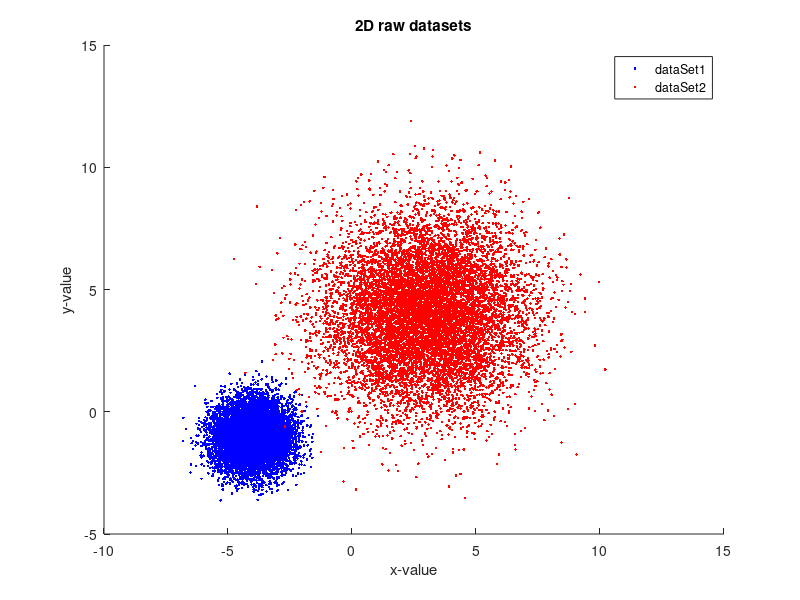

Here is the MATLAB script that generated this plot:
%select number of samples for each set
samples1 = 10000;
samples2 = 10000;

%define the mean for each set
meanSet1 = [-4 -1]';
meanSet2 = [3 4]';

%define the standard deviation for each set 
stanDevSet1 = 0.75;
stanDevSet2 = 2;

%Create a Matrix of 2 X samples (2xn) with the specified mean and standard 
%deviation using 'standardDeviation * randn(2,n) + mean;' for each data set
uncorrelatedData1 = stanDevSet1 * randn(2,samples1) + meanSet1;

uncorrelatedData2 = stanDevSet2 * randn(2,samples2) + meanSet2;

%Define the x and y values for set 1 and 2 respectively
x1 = uncorrelatedData1(1,:);
y1 = uncorrelatedData1(2,:);

x2 = uncorrelatedData2(1,:);
y2 = uncorrelatedData2(2,:);

figure
hold on
plot(x1,y1,'b.');
plot(x2,y2,'r.');
title('2D raw datasets');
xlabel('x-value');
ylabel('y-value');
legend('dataSet1','dataSet2');




